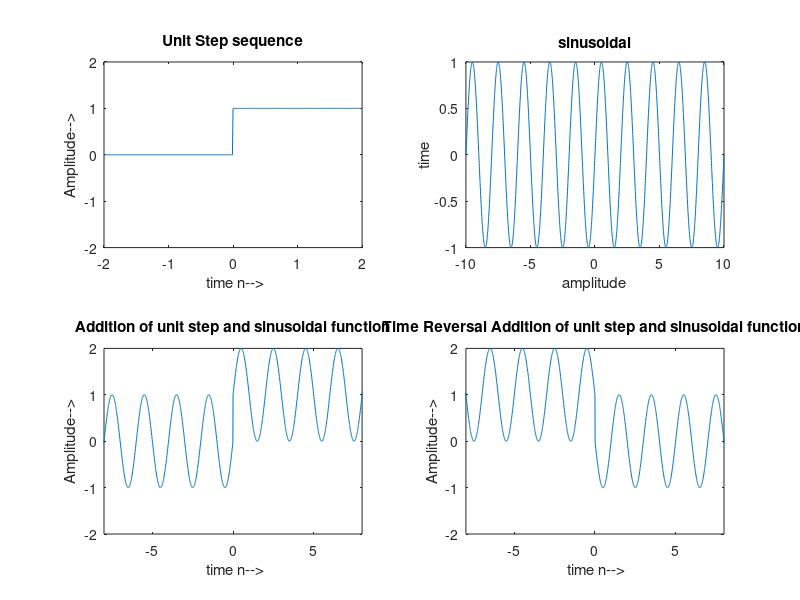

This chart was generated by the following MATLAB code:
clear all;
clc;
t=-10:.01:10;

for i=1:length(t)
    if t(i)<0
        y(i)=0;
    else if t(i)>=0
         y(i) = 1;
        end
    end
end

subplot(2,2,1);
plot(t,y);
axis([-2 2 -2 2]);
xlabel(' time n-->');
ylabel('Amplitude-->');
title('Unit Step sequence');



s=sin(pi*t);
subplot(2,2,2);
plot(t,s);
xlabel('amplitude');
ylabel('time');
title('sinusoidal');


for i=1:length(y)
    add(i) = y(i) + s(i);
end



subplot(2,2,3);
plot(t,add);
axis([-8 8 -2 2]);
xlabel(' time n-->');
ylabel('Amplitude-->');
title('Addition of unit step and sinusoidal function');


subplot(2,2,4);
plot(-t,add);
axis([-8 8 -2 2]);
xlabel(' time n-->');
ylabel('Amplitude-->');
title('Time Reversal Addition of unit step and sinusoidal function');
